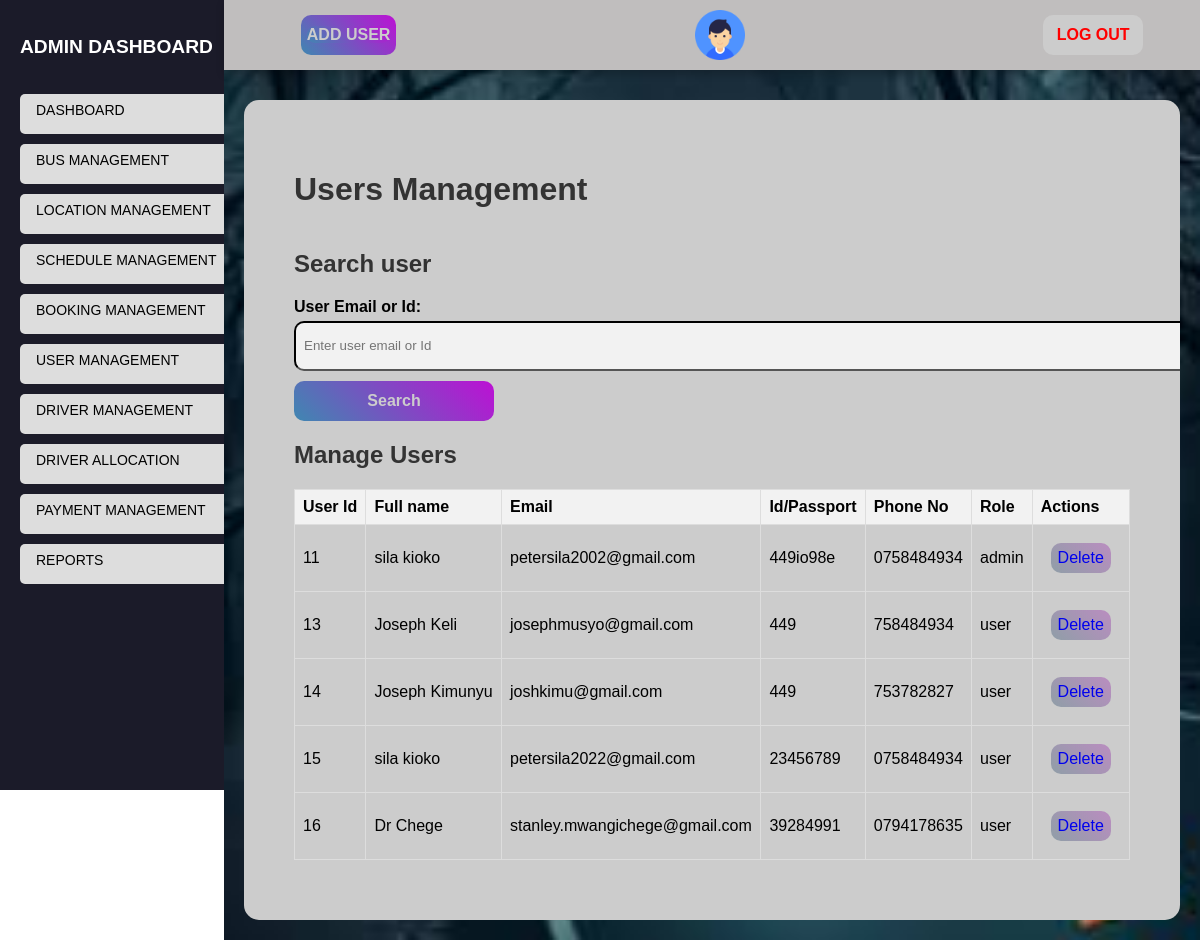
Screenshot of /admin/users.php (signed in) with the database file from the repository.
### tables this page shows
CREATE TABLE `users` (
  `user_id` int NOT NULL AUTO_INCREMENT,
  `firstname` varchar(100) NOT NULL,
  `middlename` varchar(100) NOT NULL,
  `lastname` varchar(100) NOT NULL,
  `idpassport` varchar(100) NOT NULL,
  `phonenumber` varchar(100) NOT NULL,
  `email` varchar(100) NOT NULL,
  `gender` varchar(100) NOT NULL,
  `role` varchar(100) NOT NULL,
  `password` varchar(70) NOT NULL,
  `verified` tinyint NOT NULL,
  `token` varchar(50) NOT NULL,
  `lastupdated` timestamp(6) NOT NULL DEFAULT CURRENT_TIMESTAMP(6) ON UPDATE CURRENT_TIMESTAMP(6),
  PRIMARY KEY (`user_id`)
);

### controllers/admincontroller.php (called while the page is built, shortened)
<?php
require '../connect/db_connect.php';
$errors = array();
$user_email = '';
if (isset($_POST['search-user'])) {
    $user_email = $_POST['email'];
    if (empty($user_email)) {
        $errors['email'] = "Email required";
    }
    if (count($errors) === 0) {
        $user_sgls = "SELECT * FROM users WHERE email = '$user_email' OR user_id = '$user_email'";
        $userresult = $conn->query($user_sgls);
    } else {
        $user_sgls = "SELECT * FROM users LIMIT 10";
        $userresult = $conn->query($user_sgls);
    }
}else {
    $user_sgls = "SELECT * FROM users LIMIT 10";
    $userresult = $conn->query($user_sgls);
}
?>

### admin/users.php (the view, shortened to what this page needs)
<?php
require_once '../controllers/admincontroller.php';
?>
<!DOCTYPE html>
<html lang="en">
<head>
    <link rel="stylesheet" href="../css/admin.css">
</head>
<body>
    <div class="sidebar">
        <h2>ADMIN DASHBOARD</h2>
        <ul>
            <li><a href="index.php">DASHBOARD</a></li>
            <li><a href="buses.php">BUS MANAGEMENT</a></li>
            <li><a href="locations.php">LOCATION MANAGEMENT</a></li>
            <li><a href="schedules.php">SCHEDULE MANAGEMENT</a></li>
            <li><a href="bookings.php">BOOKING MANAGEMENT</a></li>
            <li><a href="users.php">USER MANAGEMENT</a></li>
            <li><a href="drivers.php">DRIVER MANAGEMENT</a></li>
            <li><a href="driverallocation.php">DRIVER ALLOCATION</a></li>
            <li><a href="payments.php">PAYMENT MANAGEMENT</a></li>
            <li><a href="reports.php">REPORTS</a></li>
        </ul>
    </div>
    <div class="main-content">
        <div class="header">
            <div class="nav">
                <div class="user">
                    <button class="btn"><a href="newuser.php" class="btn"><b>ADD USER</b></a></button>
                    <div class="img-case">
                        <a href="adminprofile.php"><img src="../images/user.png"></a>
                    </div>
                    <button class="log-btn"><a href="index.php?logout=1" style="color: red;" class="logout"><b>LOG OUT</b></a></button>
                </div>
            </div>
        </div>
        <div class="b-content">
            <div class="bsform">
                <h1>Users Management</h1>
                <form action="users.php" method="POST">
                    <h2>Search user</h2>
                    <label for="email"><b>User Email or Id:</b></label>
                    <input type="text" id="email" name="email" value="<?php echo $user_email; ?>" placeholder="Enter user email or Id"><br>
                    <button type="submit" name="search-user"><b>Search</b></button>
                </form>
            </div>
            <div class="customer-list">
                <h2>Manage Users</h2>
                <table>
                    <thead>
                        <tr>
                            <th>User Id</th>
                            <th>Full name</th>
                            <th class="email">Email</th>
                            <th class="idpass">Id/Passport</th>
                            <th>Phone No</th>
                            <th class="role">Role</th>
                            <th class="action">Actions</th>
                        </tr>
                    </thead>
                    <tbody>
                        <?php
                        if (isset($userresult) && $userresult->num_rows > 0) {
                            while ($user_r = $userresult->fetch_assoc()) {
                                echo "<tr>";
                                echo "<td>" . $user_r["user_id"] . "</td>";
                                echo "<td>" . $user_r["firstname"] . " " . $user_r["lastname"] . "</td>";
                                echo "<td class='email'>" . $user_r["email"] . "</td>";
                                echo "<td class='idpass'>" . $user_r["idpassport"] . "</td>";
                                echo "<td>" . $user_r["phonenumber"] . "</td>";
                                echo "<td class='role'>" . $user_r["role"] . "</td>";
                                echo "<td class='action action-column'>";
                                echo "<button><a href='delete/deleteuser.php?user_id=" . $user_r["user_id"] . "'
                                onclick='return confirm(\"Are you sure you want to delete this user?\");'>Delete</a></button>";
                                echo "</td>";
                                echo "</tr>";
                            }
                        } else {
                            echo "<tr><td colspan='4'>No such user was found</td></tr>";
                        }
                        ?>
                    </tbody>
                </table>
            </div>
        </div>
    </div>
</body>
</html>

### css/admin.css (style rules this page uses)
body { margin: 0; padding: 0; font-family: Arial, sans-serif; }
.sidebar { position: fixed; width: 250px; justify-content: flex-start; background-color: rgb(0, 0, 0); background-color: rgb(27, 27, 41); display: flex; flex-direction: column; color: #fff; padding: 20px; height: 750px; }
.sidebar h2 { margin-bottom: 20px; font-size: larger; color: #fff; }
.sidebar ul { list-style-type: none; padding: 0; }
.sidebar ul li { margin-bottom: 10px; height: 40px; background-color: #ddd; color: black; border-radius: 5px; }
.sidebar ul li a { text-decoration: none; font-family: sans-serif; font-size: 14px; color: black; display: block; padding: 8px 16px; border-radius: 4px; transition: background-color 0.3s ease; }
.main-content { padding: 20px; background-image: url(../images/dash1.jpeg); background-position: center; background-size: cover; background-repeat: no-repeat; position: absolute; right: 0; width: 78vw; min-height: 100vh; }
h1, h2 { color: #333; }
.b-content { position: relative; overflow: hidden; margin-top: 10vh; min-height: 90vh; padding: 50px; background: rgb(0, 0, 0); background-color: #ccc; border-radius: 15px; }
form { margin-top: 20px; width: 900px; place-content: center; }
label { display: block; margin-bottom: 5px; font-size: medium; }
input, select { width: 100%; height: 50px; padding: 8px; border-radius: 10px; border-color: #555; background-color: #f2f2f2; margin-bottom: 10px; box-sizing: border-box; }
table { width: 100%; border-collapse: collapse; }
table th, table td { border: 1px solid #ddd; padding: 8px; }
table td a { text-decoration: none; }
table th { background-color: #f2f2f2; text-align: left; }
ul { list-style-type: none; padding: 0; }
li { margin-bottom: 5px; }
.main-content .header { position: fixed; top: 0; right: 0; width: 78vw; display: flex; padding: 10px; padding-left: 30px; box-shadow: 0 4px 8px 0 rgba(0,0,0,0.2); z-index: 1; text-align: center; justify-content: space-around; background-color: rgb(0, 0, 0); background-color: rgb(192, 190, 190); color: #fff; }
.main-content .header .nav { width: 90%; }
.main-content .header .nav .user { display: flex; justify-content: space-between; align-items: center; }
.nav .user .log-btn { display: inline-block; text-decoration: none; border-radius: 10px; border: none; background-color: #ccc; height: 40px; width: 100px; font-size: 16px; cursor: pointer; }
.nav .user a { text-decoration: none; }
.nav .user .btn { border-radius: 10px; border: none; background-image: linear-gradient(45deg, #3f87b1, #bd10d4); color: #ccc; text-align: center; text-decoration: none; height: 40px; min-width: 90px; font-size: medium; cursor: pointer; }
.main-content .header .nav .user .img-case img { width: 40px; height: 40px; }
.main-content .header .nav .user .img-case { display: flex; position: relative; width: 50px; height: 50px; }
.main-content .header .nav .user .img-case img { position: absolute; top: 0; left: 0; width: 100%; height: 100%; }
.customer-list td button { border-radius: 10px; border: none; background-image: linear-gradient(45deg, #8f9ea7, #ba8dc0); color: #ccc; text-align: center; text-decoration: none; margin: 10px; height: 30px; min-width: 60px; font-size: medium; cursor: pointer; }
.bsform button { display: inline-block; border-radius: 10px; border: none; background-image: linear-gradient(45deg, #3f87b1, #bd10d4); color: #ccc; text-align: center; text-decoration: none; height: 40px; min-width: 200px; font-size: medium; margin: auto; cursor: pointer; }

### rows the page displays
users: user_id "11", firstname "sila", lastname "kioko", email "petersila2002@gmail.com", idpassport "449io98e", phonenumber "0758484934", role "admin"
users: user_id "13", firstname "Joseph", lastname "Keli", email "josephmusyo@gmail.com", idpassport "449", phonenumber "758484934", role "user"
users: user_id "14", firstname "Joseph", lastname "Kimunyu", email "joshkimu@gmail.com", idpassport "449", phonenumber "753782827", role "user"
users: user_id "15", firstname "sila", lastname "kioko", email "petersila2022@gmail.com", idpassport "23456789", phonenumber "0758484934", role "user"
users: user_id "16", firstname "Dr", lastname "Chege", email "stanley.mwangichege@gmail.com", idpassport "39284991", phonenumber "0794178635", role "user"
